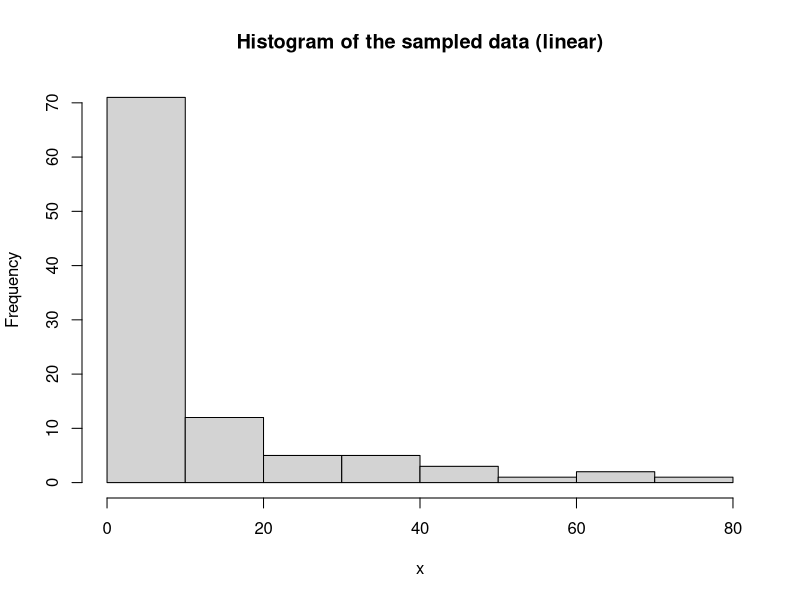
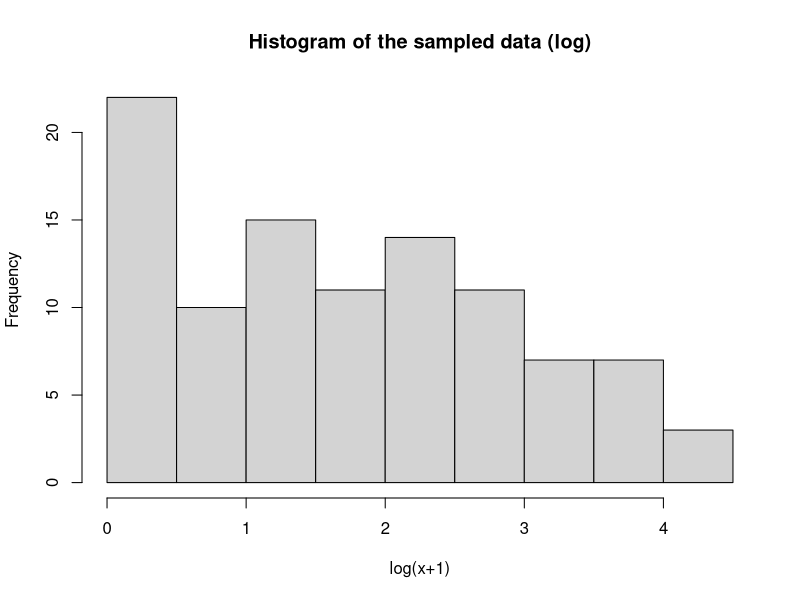

Write R code to recreate these figures, in order.
## ---- chunk 1
set.seed(1) #to get the same results when running the code 
n=100
mu= 10
dispersion = 2

## ---- chunk 2
x= rnbinom(100, mu=mu,size = 1/dispersion)
x
## ---- chunk 3

hist(x, main = "Histogram of the sampled data (linear)")


## ---- chunk 4
hist(log(x+1), xlab = "log(x+1)", main = "Histogram of the sampled data (log)" )
## ---- chunk 5
mean(x)
var(x)

## ---- chunk 6
mean = mu
Variance = mu + mu^2 *dispersion

mean
Variance 

